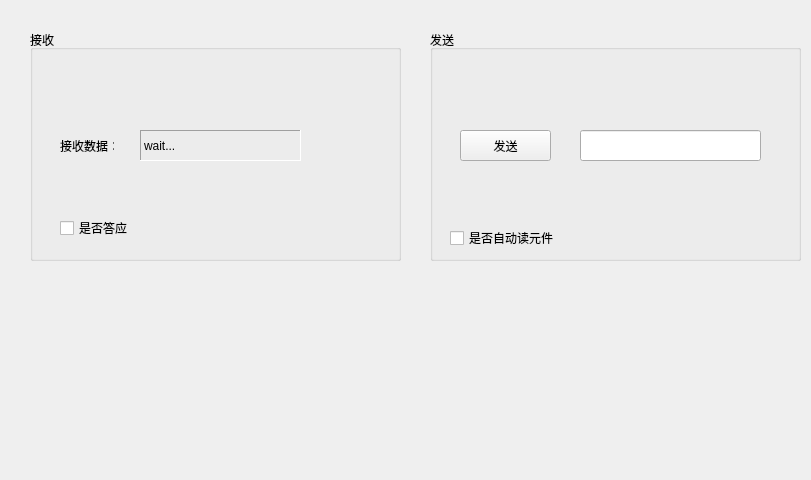
<?xml version="1.0" encoding="UTF-8"?>
<ui version="4.0">
 <class>MainWindow</class>
 <widget class="QMainWindow" name="MainWindow">
  <property name="geometry">
   <rect>
    <x>0</x>
    <y>0</y>
    <width>811</width>
    <height>480</height>
   </rect>
  </property>
  <property name="windowTitle">
   <string>MainWindow</string>
  </property>
  <property name="styleSheet">
   <string notr="true"/>
  </property>
  <widget class="QWidget" name="centralWidget">
   <widget class="QGroupBox" name="groupBox">
    <property name="geometry">
     <rect>
      <x>30</x>
      <y>30</y>
      <width>371</width>
      <height>231</height>
     </rect>
    </property>
    <property name="title">
     <string>接收</string>
    </property>
    <widget class="QLabel" name="label">
     <property name="geometry">
      <rect>
       <x>30</x>
       <y>110</y>
       <width>54</width>
       <height>12</height>
      </rect>
     </property>
     <property name="text">
      <string>接收数据：</string>
     </property>
    </widget>
    <widget class="QLabel" name="recvLabel">
     <property name="geometry">
      <rect>
       <x>110</x>
       <y>100</y>
       <width>161</width>
       <height>31</height>
      </rect>
     </property>
     <property name="frameShape">
      <enum>QFrame::Panel</enum>
     </property>
     <property name="frameShadow">
      <enum>QFrame::Sunken</enum>
     </property>
     <property name="text">
      <string>wait...</string>
     </property>
    </widget>
    <widget class="QCheckBox" name="checkBox">
     <property name="geometry">
      <rect>
       <x>30</x>
       <y>190</y>
       <width>71</width>
       <height>16</height>
      </rect>
     </property>
     <property name="text">
      <string>是否答应</string>
     </property>
    </widget>
   </widget>
   <widget class="QGroupBox" name="groupBox_2">
    <property name="geometry">
     <rect>
      <x>430</x>
      <y>30</y>
      <width>371</width>
      <height>231</height>
     </rect>
    </property>
    <property name="title">
     <string>发送</string>
    </property>
    <widget class="QPushButton" name="pushButtonSend">
     <property name="geometry">
      <rect>
       <x>30</x>
       <y>100</y>
       <width>91</width>
       <height>31</height>
      </rect>
     </property>
     <property name="text">
      <string>发送</string>
     </property>
    </widget>
    <widget class="QLineEdit" name="lineEditSend">
     <property name="geometry">
      <rect>
       <x>150</x>
       <y>100</y>
       <width>181</width>
       <height>31</height>
      </rect>
     </property>
    </widget>
    <widget class="QCheckBox" name="checkBoxRead">
     <property name="geometry">
      <rect>
       <x>20</x>
       <y>200</y>
       <width>131</width>
       <height>16</height>
      </rect>
     </property>
     <property name="text">
      <string>是否自动读元件</string>
     </property>
    </widget>
   </widget>
  </widget>
 </widget>
 <layoutdefault spacing="6" margin="11"/>
 <resources/>
 <connections/>
</ui>
